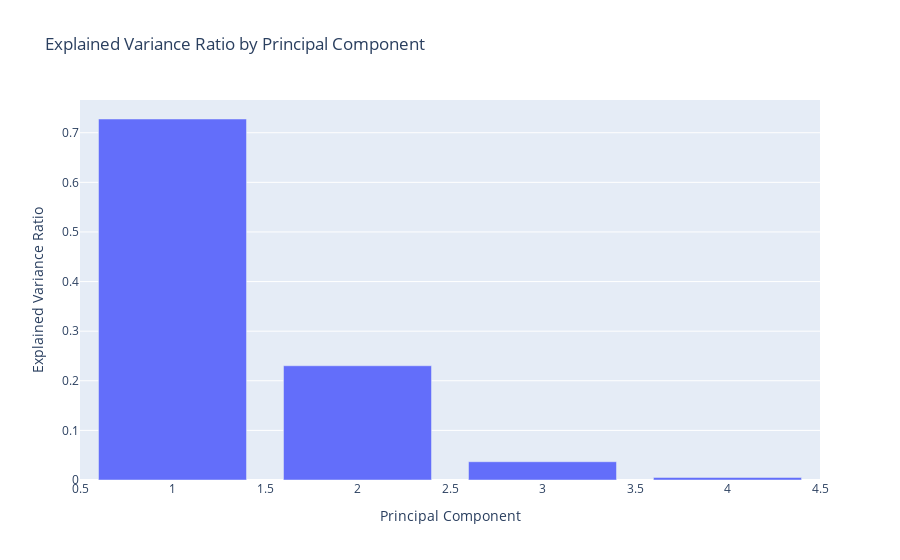

Notebook code cell kept with this figure:
### Code cell
#plt.bar(range(1,len(pca.explained_variance_ratio_)+1), pca.explained_variance_ratio_)
import plotly.express as px
import numpy as np

explained_variance_ratio = np.array([0.72770452, 0.23030523, 0.03683832, 0.00515193])  

fig = px.bar(
    x=range(1, len(explained_variance_ratio) + 1),
    y=explained_variance_ratio,
    labels={'x': 'Principal Component', 'y': 'Explained Variance Ratio'},
    title='Explained Variance Ratio by Principal Component',
    hover_data=[explained_variance_ratio],
)

fig.show()

### Figure 1 — Plotly figure (JSON) as saved in the notebook; plotly's stock layout.template omitted (floating-point values rounded to 4 significant figures)
{"data": [{"alignmentgroup": "True", "customdata": [[0.7277], [0.2303], [0.03684], [0.005152]], "hovertemplate": "Principal Component=%{x}<br>Explained Variance Ratio=%{y}<br>hover_data_0=%{customdata[0]}<extra></extra>", "legendgroup": "", "marker": {"color": "#636efa", "pattern": {"shape": ""}}, "name": "", "offsetgroup": "", "orientation": "v", "showlegend": false, "textposition": "auto", "type": "bar", "x": [1, 2, 3, 4], "xaxis": "x", "y": [0.7277, 0.2303, 0.03684, 0.005152], "yaxis": "y"}], "layout": {"barmode": "relative", "legend": {"tracegroupgap": 0}, "title": {"text": "Explained Variance Ratio by Principal Component"}, "xaxis": {"anchor": "y", "domain": [0, 1], "title": {"text": "Principal Component"}}, "yaxis": {"anchor": "x", "domain": [0, 1], "title": {"text": "Explained Variance Ratio"}}}}
